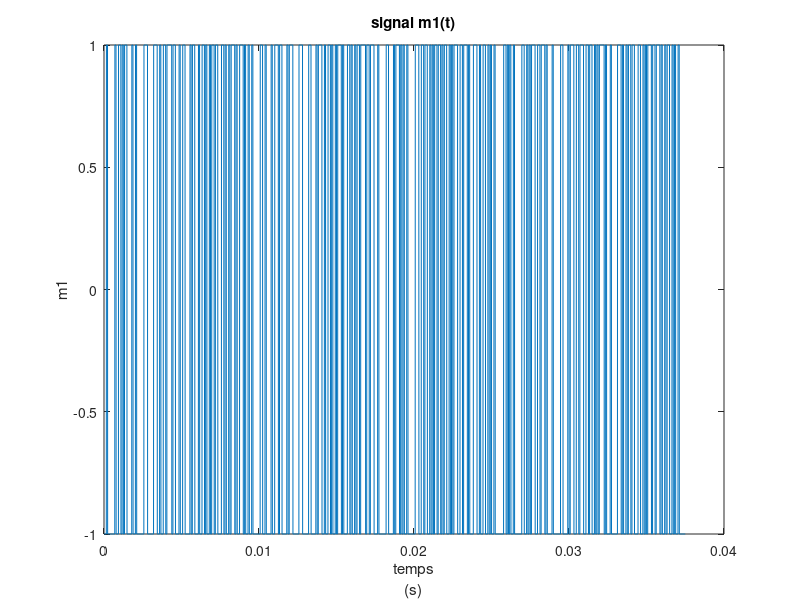
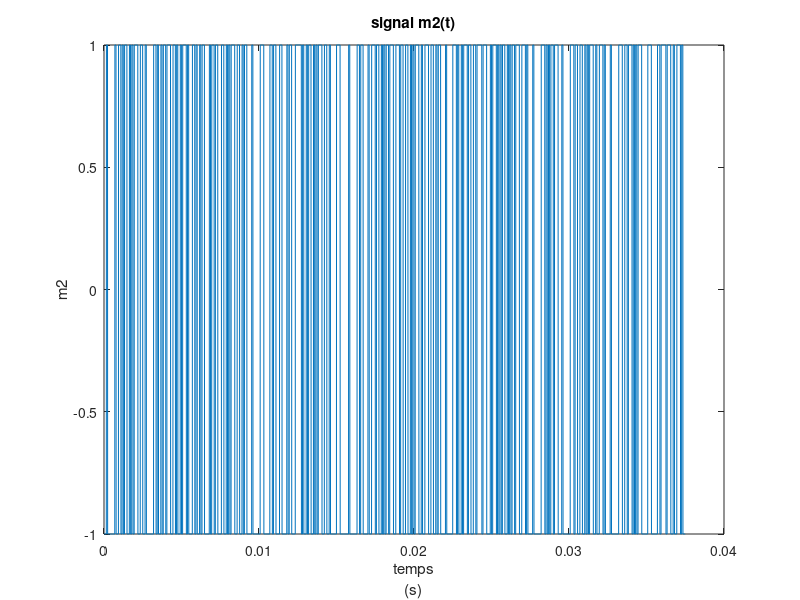
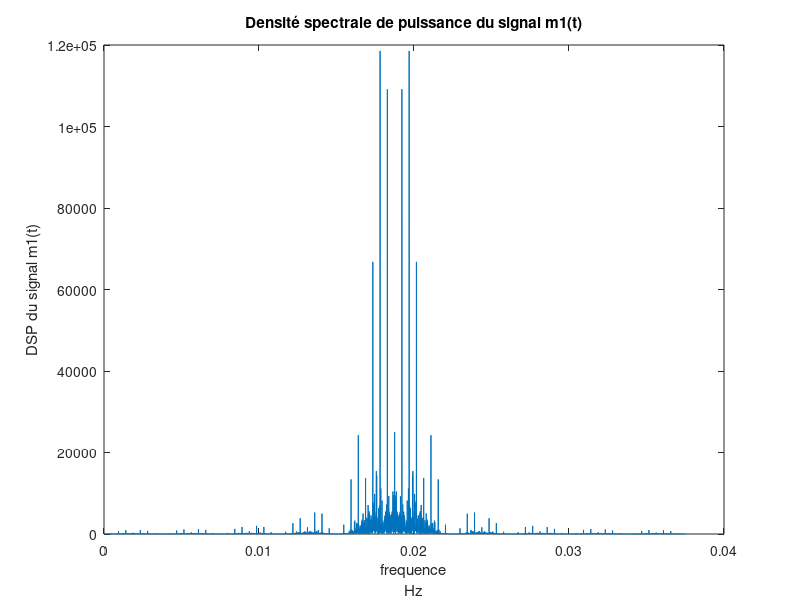
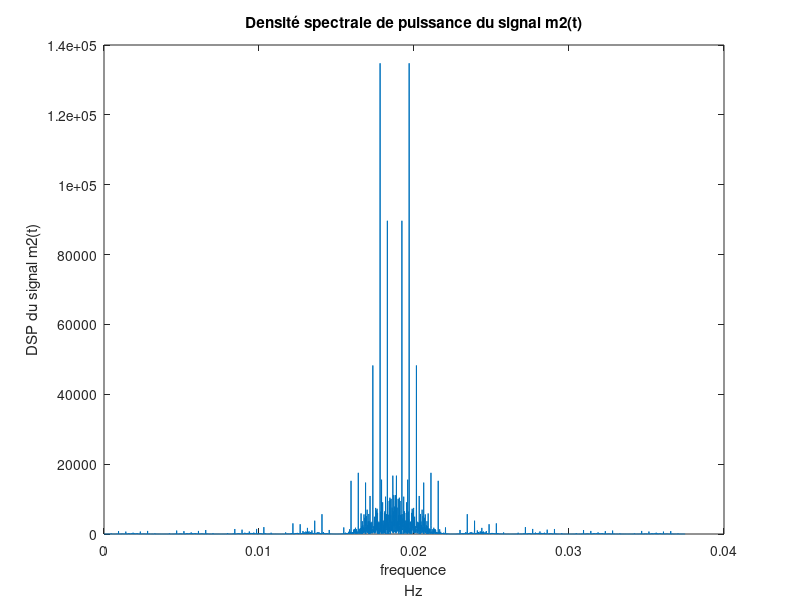

Write MATLAB code to recreate these figures, in order. (Note: this script raises an error after producing the figures.)
close all;
% Declaration des variables
    load donnees1.mat
    load donnees2.mat
    fp1 = 0 ; % fréqunence porteuse du premier signal
    fp2 = 46000 ; % fréquence porteuse du deuxième signal 
    Ns = 10 ;
    Fe = 128000 ;
    Te = 1/Fe ;
    Ts = Ns*Te ;
    T = 40*0.001 ;  % Durée d'un slot
    Nb = length(bits_utilisateur1) ;
    temps1 = linspace(0,5*Nb*Ns*Te,Nb*Ns*5) ;

% 3- Construction du signal MF-TDMA à décoder    
% 3.2.1- Modulation bande base
    % Génération du m1(t) et m2(t)
    m1 = kron(2*bits_utilisateur1-1,ones(1,Ns)); % Message à transmettre par l'utilisateur 1
    m2 = kron(2*bits_utilisateur2-1,ones(1,Ns)); % Message à transmettre par l'utilisateur 2

    % Traçage des deux messages m1
    temps = linspace(0,Nb*Ns*Te,Nb*Ns); 
    figure ;
    plot(temps,m1) ;
    title('signal m1(t)');
    xlabel({'temps','(s)'});
    ylabel('m1');

    % Traçage des deux messages m2
    figure ;
    plot(temps,m2) ;
    title('signal m2(t)');
    xlabel({'temps','(s)'});
    ylabel('m2');

% Estimation et Tracé de la DSP de m1 et m2 :
    % Les densités spectrales de puissance des signaux m1(t)
    S1 = (1 / Ns) * abs(fft(m1)) .^ 2;
    S2 = (1 / Ns) * abs(fft(m2)) .^ 2;

    % Traçage des densités spectrales de puissance des signaux m2(t)
    figure;
    plot((0 : Te : (length(fft(m1)) - 1) * Te), fftshift(S1));
    title('Densité spectrale de puissance du signal m1(t)');
    xlabel({'frequence','Hz'});
    ylabel('DSP du signal m1(t)');
    % Traçage des densités spectrales de puissance des signaux m2(t)
    figure;
    plot((0 : Te : (length(fft(m2)) - 1) * Te), fftshift(S2));
    title('Densité spectrale de puissance du signal m2(t)');
    xlabel({'frequence','Hz'});
    ylabel('DSP du signal m2(t)');

    
% 3.2.2- Construction du signal MF-TDMA
    % Génération d'un signal comportant 5 slots 
    slot1 = zeros(1,5*5120) ;
    slot2 = zeros(1,5*5120) ;
    slot1(:,5121 : 2*5120) = m1 ;
    slot2(:,4*5120+1 : end) = m2 ;
    
    % Génération d'un signal résultant
    slot_signal = [zeros(1, 5120), m1, zeros(1, 2*5120), m2];

    % Tracé des slots contenant le signal m1 et m2
    figure ;
    plot((0 : Te : (length(slot_signal) - 1) * Te), slot_signal); hold on
    title("Signal comportant les 5 slots et les message m1 et m2 ");
    xlabel({'temps','(s)'});
    ylabel("m1 , m2");

% Génération et tracé du signal x bruité
    % Génération des signaux x1 et x2
    x1 = slot1.*cos(2*pi*fp1*temps1) ;
    x2 = slot2.*cos(2*pi*fp2*temps1) ;
    
    % génération du signal non bruité (s)
    s = x1 + x2 ;
    figure ;
    plot(temps1,s) ;
    title("Signal non bruité ");
    xlabel({'temps','(s)'});
    ylabel("s");

    puissance_s = (1/(Nb*Ns*5))*sum(abs(s).^2) ; % Puissance du signal s 
    Pbruit = puissance_s/(10^(10)) ; % Puissance du bruit gaussien à partir de l'expression théorique 

    % Génération du bruit Gaussien
    Bruit = sqrt(Pbruit)*randn(1,Nb*Ns*5) ;
    % génération du signal non bruité (x)
    x = s + Bruit ;
    figure ;
    plot(temps1,x) ;
    title("Signal x bruité ");
    xlabel({'temps','(s)'});
    ylabel("x");

    % Densité spectrale de puissance de x
    DSP_x = (1/((Nb*Ns*5)))*((abs(fft(x))).^2) ; % densité spectrale en utilisant un périodogramme
    figure ;
    plot(linspace(-Fe/2,Fe/2,length(DSP_x)),fftshift(DSP_x)) ;
    title("Densité spectrale de x ");
    xlabel({'frequence','Hz'});
    ylabel("DSP(x)");
    
% Mise en place du récepteur MF-TDMA    
% 4.1- Démultipléxage des porteuse

    % Synthèse du filtre passe-Bas
    % Réponses impultionelle du filtre passe-Bas
    fc = (fp1+fp2)/2 ; % fréquence de coupure 
    N = 42 ; % Ordre du filtre
    k = (-N : N )*Te ; 
    h_b = (2*(fc/Fe))*sinc(2*k*fc); % Réponse impulsionnelle 
    figure ;
    plot(linspace(-N*Te ,N*Te ,length(h_b)),h_b) ;
    title("Réponse impulsionnelle du filtre passe-Bas");
    xlabel({'temps','(s)'});
    ylabel('Réponse impulsionnelle');

    % Réponses en fréquence du filtre passe-Bas
    Next = 8*2^nextpow2(length(h_b)); % Zero Padding
    FH = abs(fft(h_b.*hamming(length(h_b))',Next)) ; % Fenêtre de hamming
    figure ;
    plot(linspace(-Fe/2,Fe/2,length(FH)),fftshift(FH));
    title("Tracé de la réponse en fréquence du filtre Passe-Bas");
    xlabel({'frequence','Hz'});
    ylabel('Réponse en fréquence ');

    % Densité spectrale de puissance du signal et la réponse en fréquence du filtre
    figure ;
    plot(linspace(-Fe/2,Fe/2,length(FH)),fftshift(FH)); hold on
    plot(linspace(-Fe/2,Fe/2,length(DSP_x)),fftshift((1/max(abs(DSP_x)))*abs(DSP_x))) ;
    title("Densité spectrale de puissance Sx et la réponse en fréquence du filtre passe-bas");
    xlabel({'frequence','Hz'});
    ylabel('Réponse en fréquence ,DSP(x)');
    legend("Réponse en fréquence","Sx");
    hold off

    % Synthèse du filtre passe-Haut
    % Réponse impulsionnelle du filtre passe-Haut
    dirac = zeros(1,2*N+1) ;  % la fonction dirac
    dirac(1,N+1) =1 ;
    % Réponse impulsionnelle du filtre passe-Haut
    h_h = dirac - h_b ; 
    
    % Réponse fréquentielle du filtre passe-Haut
    FH1 = 1 - FH ; % Fenêtre de hamming

    % La réponse impulsionnelle et la réponse fréquentielle du filtre passe-Haut
    % Réponse impulsionnelle 
    figure ;
    plot(linspace(-N*Te ,N*Te ,length(h_h)),h_h) ;
    title("Tracé de la réponse impulsionnelle du filtre passe haut");
    xlabel({'temps','(s)'});
    ylabel('Réponse impulsionnelle');
 
   % réponse fréquentielle 
   figure ;
   plot(linspace(-Fe/2,Fe/2,length(FH1)),fftshift(FH1));
   title("Tracé de la réponse en fréquence du filtre passe-Haut");
   xlabel({'frequence','Hz'});
   ylabel('Réponse en fréquence');
   
    % Densité spectrale de puissance du signal et la réponse en fréquence du filtre
    figure ;
    plot(linspace(-Fe/2,Fe/2,length(FH1)),fftshift(FH1)); hold on
    plot(linspace(-Fe/2,Fe/2,length(DSP_x)),fftshift((1/max(abs(DSP_x)))*abs(DSP_x))) ;
    title("Densité spectrale de puissance de x et de la réponse en fréquence du filtre passe-Haut");
    xlabel({'frequence','Hz'});
    ylabel('Réponse en fréquence ,DSP(x)');
    legend("Réponse en fréquence ","DSP(x)");
    hold off

    % Filtrage
    % Obtention des signaux x1
    x1_filtre = conv(x,h_b,'same') ;
    figure ;
    plot(temps1,x1_filtre) ;
    title("x1 filtré");
    xlabel({'temps','(s)'});
    ylabel('x1 filtré');
    
    % Obtention des signaux x2 
    x2_filtre = conv(x,h_h,'same') ;
    figure ; 
    plot(temps1,x2_filtre) ;
    title("x2 filtré");
    xlabel({'frequence','Hz'});
    ylabel('x2 filtré');
 

% 4.2 Retour en bande de Base 
    x1_retour = x1_filtre.*cos(2*pi*fp1*temps1) ;
    x2_retour = x2_filtre.*cos(2*pi*fp2*temps1) ;
   
   
% 4.3 Détection du Slot utile 
     slot1_1 = x1_retour(1,1:Nb*Ns) ;
     slot1_2 = x1_retour(1,Nb*Ns+1:2*Nb*Ns) ;
     slot1_3 = x1_retour(1,2*Nb*Ns+1:3*Nb*Ns) ;
     slot1_4 = x1_retour(1,3*Nb*Ns+1:4*Nb*Ns) ;
     slot1_5 = x1_retour(1,4*Nb*Ns+1:5*Nb*Ns) ;


     slot2_1 = x2_retour(1,1:Nb*Ns) ;
     slot2_2 = x2_retour(1,Nb*Ns+1:2*Nb*Ns) ;
     slot2_3 = x2_retour(1,2*Nb*Ns+1:3*Nb*Ns) ;
     slot2_4 = x2_retour(1,3*Nb*Ns+1:4*Nb*Ns) ;
     slot2_5 = x2_retour(1,4*Nb*Ns+1:5*Nb*Ns) ;

     energie1 = zeros(1,5);
     energie2 = zeros(1,5);
     energie1(1) = sum(abs(slot1_1).^2) ;
     energie1(2) = sum(abs(slot1_2).^2) ;
     energie1(3) = sum(abs(slot1_3).^2) ;
     energie1(4) = sum(abs(slot1_4).^2) ;
     energie1(5) = sum(abs(slot1_5).^2) ;
     energie2(1) = sum(abs(slot2_1).^2) ;
     energie2(2) = sum(abs(slot2_2).^2) ;
     energie2(3) = sum(abs(slot2_3).^2) ;
     energie2(4) = sum(abs(slot2_4).^2) ;
     energie2(5) = sum(abs(slot2_5).^2) ;
 
    [max1 , indice1] = max(energie1);
    [max2 , indice2] = max(energie2);

% Démodulation Bande de base
   
% Restitution de la première information binaire 
  SignalFiltre1 = conv(slot1_2,ones(1,Ns),'same');
  SignalEchantillonne1 = SignalFiltre1(1:Ns:end);
  BitsRecuperes1 = (sign(SignalEchantillonne1)+1)/2 ;
  
% Restitution de la deuxième information binaire 
  SignalFiltre2 = conv(slot2_5,ones(1,Ns),'same');
  SignalEchantillonne2 = SignalFiltre2(1:Ns:end);
  BitsRecuperes2 = (sign(SignalEchantillonne2)+1)/2 ;
  
  text1 = bin2str(BitsRecuperes1) 
  text2 = bin2str(BitsRecuperes2)